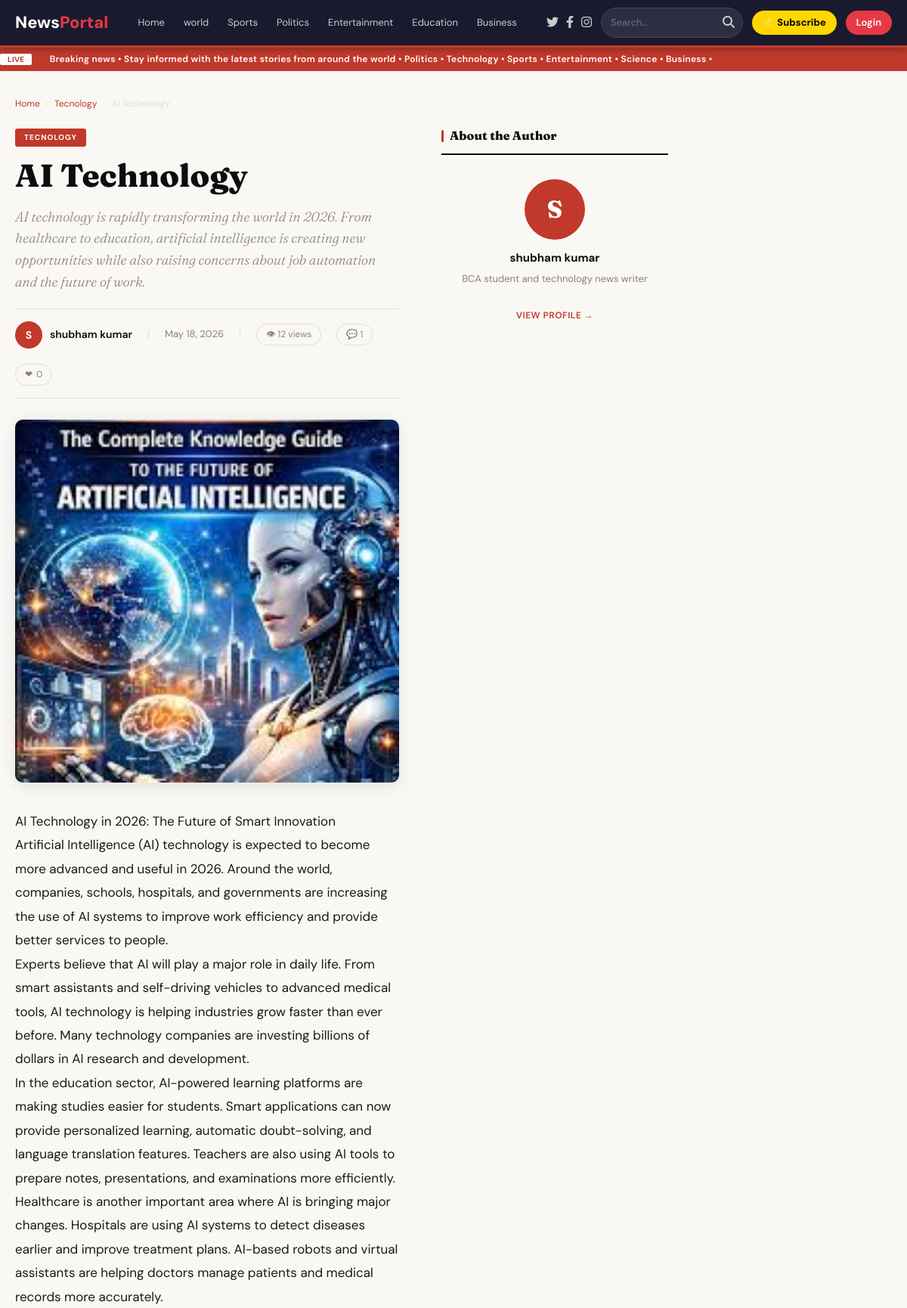
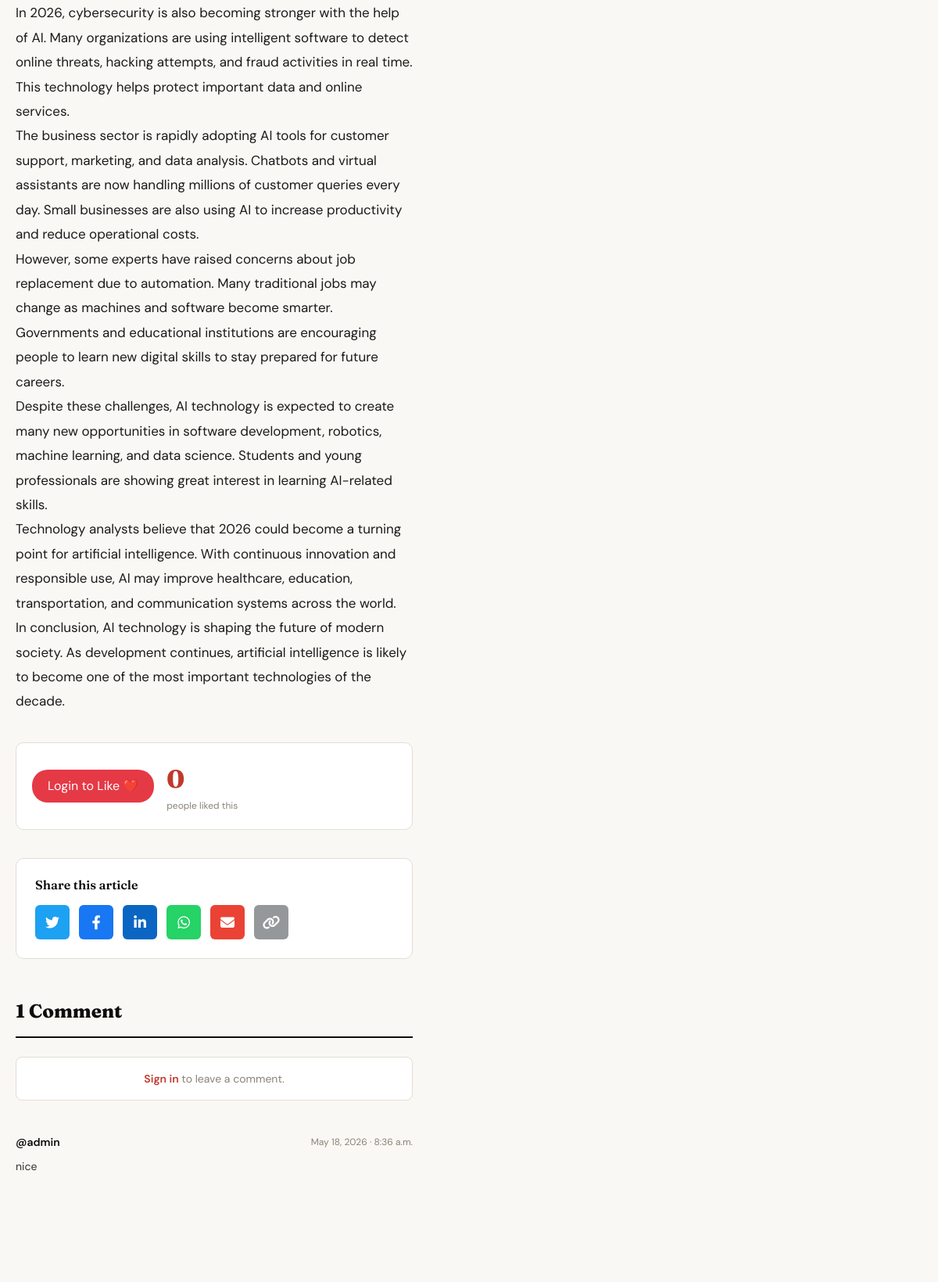
Page /article/ai-technology/ (upper part) on the committed database (2 pictures, top to bottom).
### news/models.py (models this page shows, shortened)
class Category(models.Model):
    name = models.CharField(max_length=100)
    slug = models.SlugField(unique=True)
    description = models.TextField(blank=True)
    class Meta:
        verbose_name_plural = 'Categories'

class Article(models.Model):
    STATUS_CHOICES = [
        ('draft', 'Draft'),
        ('published', 'Published'),
    ]
    title = models.CharField(max_length=200)
    slug = models.SlugField(unique=True, blank=True)
    author = models.ForeignKey(Author, on_delete=models.SET_NULL, null=True, blank=True)
    category = models.ForeignKey(Category, on_delete=models.SET_NULL, null=True, blank=True)
    content = models.TextField()
    summary = models.TextField(blank=True)
    image = models.ImageField(upload_to='articles/', null=True, blank=True)
    status = models.CharField(max_length=20, choices=STATUS_CHOICES, default='draft')
    is_published = models.BooleanField(default=False)
    is_premium = models.BooleanField(default=False)
    published_at = models.DateTimeField(null=True, blank=True)
    created_at = models.DateTimeField(auto_now_add=True)
    views = models.PositiveIntegerField(default=0)
    class Meta:
        ordering = ['-created_at']
    def save(self, *args, **kwargs):
        if not self.slug:
            self.slug = slugify(self.title)
        if self.is_published and not self.published_at:
            self.published_at = timezone.now()
            self.status = 'published'
        super().save(*args, **kwargs)

class Author(models.Model):
    user = models.OneToOneField(User, on_delete=models.CASCADE, related_name='author_profile')
    name = models.CharField(max_length=100)
    bio = models.TextField(blank=True)
    profile_picture = models.ImageField(upload_to='authors/', null=True, blank=True)

class Comment(models.Model):
    article = models.ForeignKey(Article, on_delete=models.CASCADE, related_name='comments')
    user = models.ForeignKey(User, on_delete=models.CASCADE)
    content = models.TextField()
    liked = models.BooleanField(default=False)
    created_at = models.DateTimeField(auto_now_add=True)
    class Meta:
        ordering = ['-created_at']

### news/views.py (the view)
# urls.py: path('article/<slug:slug>/', views.article_detail, name='article_detail'),
def article_detail(request, slug):
    article = get_object_or_404(Article, slug=slug, is_published=True)
    article.views += 1
    article.save()
    related = Article.objects.filter(
        category=article.category, is_published=True
    ).exclude(id=article.id)[:3]
    comments = article.comments.all()
    liked = False
    if request.user.is_authenticated:
        liked = Like.objects.filter(article=article, user=request.user).exists()
    return render(request, 'article_detail.html', {
        'article': article,
        'related': related,
        'comments': comments,
        'liked': liked,
        'like_count': article.likes.count(),
        'ad_article_top': get_ads('article_top'),
        'ad_article_bottom': get_ads('article_bottom'),
        'ad_sidebar': get_ads('sidebar'),
    })

### templates/article_detail.html (shortened to what this page needs)
{% extends 'base.html' %}
{% block content %}
<div class="breadcrumb">
  <a href="{% url 'home' %}">Home</a>
  <span>›</span>
  {% if article.category %}
    <a href="{% url 'category' article.category.slug %}">{{ article.category.name }}</a>
    <span>›</span>
  {% endif %}
  <span>{{ article.title|truncatechars:40 }}</span>
</div>
<div class="article-layout">
  <article>
    <div class="article-header">
      {% if article.category %}
        <a href="{% url 'category' article.category.slug %}" class="article-category">{{ article.category.name }}</a>
      {% endif %}
      <h1 class="article-title">{{ article.title }}</h1>
      {% if article.summary %}
        <p class="article-summary">{{ article.summary }}</p>
      {% endif %}
      <div class="article-meta">
        <div class="article-meta-author">
          {% if article.author %}
            {% if article.author.avatar %}
              <img src="{{ article.author.avatar.url }}" class="author-avatar" alt="{{ article.author.name }}" />
            {% else %}
              <div class="author-avatar" style="background:var(--accent);display:flex;align-items:center;justify-content:center;color:#fff;font-weight:700;font-size:14px;">
                {{ article.author.name|slice:":1"|upper }}
              </div>
            {% endif %}
            <div>
              <a href="{% url 'author_profile' article.author.id %}" class="author-name">{{ article.author.name }}</a>
            </div>
          {% else %}
            <div class="author-name">Staff Reporter</div>
          {% endif %}
        </div>
        <span class="meta-divider">|</span>
        <span>{{ article.published_at|date:"F d, Y" }}</span>
        <span class="meta-divider">|</span>
        <span class="stat-pill">&#128065; {{ article.views }} views</span>
        <span class="stat-pill">&#128172; {{ comments|length }}</span>
        <span class="stat-pill">&#10084; <span id="like-count-display">{{ like_count }}</span></span>
      </div>
    </div>
    {% if article.image %}
      <img src="{{ article.image.url }}" alt="{{ article.title }}" class="article-hero-img" />
    {% endif %}
    <div class="article-content">
      {{ article.content|linebreaks }}
    </div>
    <div class="like-section">
{% if user.is_authenticated %}
<button id="like-btn"
        onclick="toggleLike('{{ article.slug }}')"
        style="background:{% if liked %}#e63946{% else %}#fff{% endif %};
               color:{% if liked %}#fff{% else %}#e63946{% endif %};
               border:2px solid #e63946;
               padding:8px 20px;
               border-radius:20px;
               cursor:pointer;
               font-weight:600;">
  ❤️ <span id="like-count">{{ like_count }}</span> Likes
</button>
{% else %}
<a href="{% url 'login' %}"
   style="background:#e63946; color:#fff; padding:8px 20px;
          border-radius:20px; text-decoration:none;">
  Login to Like ❤️
</a>
{% endif %}
      <div>
        <div class="like-count" id="likeCountBig">{{ like_count }}</div>
        <div class="like-label">people liked this</div>
      </div>
    </div>
    <div style="margin: 36px 0; padding: 24px; background: var(--card-bg); border: 1px solid var(--border); border-radius: 10px;">
      <h3 style="font-family: var(--serif); font-size: 16px; font-weight: 600; margin-bottom: 16px; color: var(--ink);">
        Share this article
      </h3>
      <div style="display: flex; gap: 12px; flex-wrap: wrap;">
        <a href="https://twitter.com/intent/tweet?text={{ article.title|urlencode }}&url={{ request.build_absolute_uri }}&via=newportal"
           target="_blank" rel="noopener noreferrer"
           style="display: inline-flex; align-items: center; justify-content: center; width: 44px; height: 44px; background: #1DA1F2; color: white; border-radius: 6px; transition: all 0.3s; text-decoration: none; font-size: 18px;"
           title="Share on Twitter">
          <i class="fab fa-twitter"></i>
        </a>
        <a href="https://www.facebook.com/sharer/sharer.php?u={{ request.build_absolute_uri }}"
           target="_blank" rel="noopener noreferrer"
           style="display: inline-flex; align-items: center; justify-content: center; width: 44px; height: 44px; background: #1877F2; color: white; border-radius: 6px; transition: all 0.3s; text-decoration: none; font-size: 18px;"
           title="Share on Facebook">
          <i class="fab fa-facebook-f"></i>
        </a>
        <a href="https://www.linkedin.com/sharing/share-offsite/?url={{ request.build_absolute_uri }}"
           target="_blank" rel="noopener noreferrer"
           style="display: inline-flex; align-items: center; justify-content: center; width: 44px; height: 44px; background: #0A66C2; color: white; border-radius: 6px; transition: all 0.3s; text-decoration: none; font-size: 18px;"
           title="Share on LinkedIn">
          <i class="fab fa-linkedin-in"></i>
        </a>
        <a href="https://wa.me/?text={{ article.title|urlencode }}%20{{ request.build_absolute_uri }}"
           target="_blank" rel="noopener noreferrer"
           style="display: inline-flex; align-items: center; justify-content: center; width: 44px; height: 44px; background: #25D366; color: white; border-radius: 6px; transition: all 0.3s; text-decoration: none; font-size: 18px;"
           title="Share on WhatsApp">
          <i class="fab fa-whatsapp"></i>
        </a>
        <a href="mailto:?subject={{ article.title|urlencode }}&body={{ article.summary|urlencode }}%20{{ request.build_absolute_uri }}"
           style="display: inline-flex; align-items: center; justify-content: center; width: 44px; height: 44px; background: #EA4335; color: white; border-radius: 6px; transition: all 0.3s; text-decoration: none; font-size: 18px;"
           title="Share via Email">
          <i class="fas fa-envelope"></i>
        </a>
        <button onclick="copyToClipboard('{{ request.build_absolute_uri }}')"
                style="display: inline-flex; align-items: center; justify-content: center; width: 44px; height: 44px; background: #95989A; color: white; border-radius: 6px; border: none; cursor: pointer; transition: all 0.3s; font-size: 18px;"
                title="Copy link">
          <i class="fas fa-link"></i>
        </button>
      </div>
    </div>
    <section class="comments-section">
      <div class="comments-title">{{ comments|length }} Comment{{ comments|length|pluralize }}</div>
      {% if user.is_authenticated %}
        <form class="comment-form" method="post" action="{% url 'add_comment' article.slug %}">
          {% csrf_token %}
          <textarea name="content" placeholder="Share your thoughts on this article..."></textarea>
          <button class="btn-comment" type="submit">Post Comment</button>
        </form>
      {% else %}
        <div class="login-to-comment">
          <a href="{% url 'login' %}">Sign in</a> to leave a comment.
        </div>
      {% endif %}
      <div class="comment-list">
        {% for comment in comments %}
          <div class="comment-item">
            <div class="comment-header">
              <span class="comment-author">@{{ comment.user.username }}</span>
              <span class="comment-date">{{ comment.created_at|date:"M d, Y · g:i a" }}</span>
            </div>
            <div class="comment-content">{{ comment.content }}</div>
          </div>
        {% empty %}
          <p style="color:var(--muted);font-size:14px;text-align:center;padding:24px 0">Be the first to comment!</p>
        {% endfor %}
      </div>
    </section>
  </article>
  <aside class="detail-sidebar">
    <div class="sidebar-widget">
      <div class="sidebar-widget-title">About the Author</div>
      {% if article.author %}
        <div style="text-align:center;padding:16px">
          {% if article.author.avatar %}
            <img src="{{ article.author.avatar.url }}" style="width:80px;height:80px;border-radius:50%;object-fit:cover;margin:0 auto 12px;" />
          {% else %}
            <div style="width:80px;height:80px;border-radius:50%;background:var(--accent);display:flex;align-items:center;justify-content:center;color:#fff;font-family:var(--serif);font-size:32px;font-weight:800;margin:0 auto 12px;">{{ article.author.name|slice:":1"|upper }}</div>
          {% endif %}
          <div style="font-weight:700;font-size:15px;margin-bottom:6px">{{ article.author.name }}</div>
          {% if article.author.bio %}
            <p style="font-size:13px;color:var(--muted);line-height:1.6">{{ article.author.bio|truncatewords:30 }}</p>
          {% endif %}
          <a href="{% url 'author_profile' article.author.id %}" style="display:inline-block;margin-top:12px;font-size:12px;font-weight:600;color:var(--accent);text-transform:uppercase;letter-spacing:0.5px">View Profile →</a>
        </div>
      {% else %}
        <p style="font-size:13px;color:var(--muted)">NewsPortal Staff</p>
      {% endif %}
    </div>
  </aside>
</div>
{% endblock %}

### templates/base.html (shortened to what this page needs)
<!DOCTYPE html>
<html lang="en">
<head>
  <link rel="stylesheet" href="https://cdnjs.cloudflare.com/ajax/libs/font-awesome/6.4.0/css/all.min.css">
  <link href="https://cdn.jsdelivr.net/npm/bootstrap@5.3.0/dist/css/bootstrap.min.css" rel="stylesheet">
</head>
<body>
<nav style="background:#1a1a2e; padding:0; position:sticky; top:0; z-index:1000; box-shadow:0 2px 10px rgba(0,0,0,0.3);">
  <div style="max-width:1400px; margin:0 auto; display:flex; align-items:center; justify-content:space-between; padding:0 20px; height:60px;">
    <a href="{% url 'home' %}" style="color:white; text-decoration:none; font-size:22px; font-weight:800; flex-shrink:0;">
      News<span style="color:#e63946;">Portal</span>
    </a>
    <div class="desktop-nav-links" style="display:flex; gap:5px; align-items:center; flex-wrap:nowrap; overflow-x:auto; margin: 0 15px;">
      <a href="{% url 'home' %}" style="color:#ccc; text-decoration:none; padding:5px 10px; font-size:13px; white-space:nowrap;">
        Home
      </a>
      {% for cat in categories|slice:":6" %}
      <a href="{% url 'category_articles' cat.slug %}"
         style="color:#ccc; text-decoration:none; padding:5px 10px; font-size:13px; white-space:nowrap;">
        {{ cat.name }}
      </a>
      {% endfor %}
    </div>
    <div style="display:flex; align-items:center; gap:12px; flex-shrink:0;">
      <div class="desktop-nav-links" style="display:flex; align-items:center; gap:10px;">
        <a href="https://twitter.com/newportal" target="_blank" rel="noopener noreferrer" title="Follow on Twitter" style="color:#ccc; font-size:16px; transition: color 0.3s;">
          <i class="fab fa-twitter"></i>
        </a>
        <a href="https://facebook.com/newportal" target="_blank" rel="noopener noreferrer" title="Like on Facebook" style="color:#ccc; font-size:16px; transition: color 0.3s;">
          <i class="fab fa-facebook-f"></i>
        </a>
        <a href="https://instagram.com/newportal" target="_blank" rel="noopener noreferrer" title="Follow on Instagram" style="color:#ccc; font-size:16px; transition: color 0.3s;">
          <i class="fab fa-instagram"></i>
        </a>
      </div>
      <form method="GET" action="{% url 'search' %}" class="desktop-search" style="display:flex; align-items:center; margin:0;">
        <div style="display:flex; background:#2d2d44; border-radius:20px; overflow:hidden; border:1px solid #444;">
          <input type="text" name="query"
                 placeholder="Search..."
                 value="{{ request.GET.query|default:'' }}"
                 style="background:transparent; border:none; outline:none; color:white; padding:6px 12px; width:150px; font-size:13px;">
          <button type="submit"
                  style="background:none; border:none; color:#ccc; padding:6px 10px; cursor:pointer;">
            <i class="fa-solid fa-magnifying-glass"></i>
          </button>
        </div>
      </form>
      <a href="{% url 'subscription_plans' %}"
         style="background:#FFD700; color:#000; text-decoration:none; padding:6px 14px; border-radius:20px; font-size:13px; font-weight:700; white-space:nowrap;">
        ⭐ Subscribe
      </a>
      <div class="desktop-nav-links" style="display:flex; align-items:center; gap:8px;">
        {% if user.is_authenticated %}
          {% if user.is_staff %}
          <a href="{% url 'admin_dashboard' %}"
             style="color:#ccc; text-decoration:none; padding:6px 10px; font-size:13px; white-space:nowrap;">
            Dashboard
          </a>
          {% endif %}
          <a href="{% url 'logout' %}"
             style="background:#e63946; color:white; text-decoration:none; padding:6px 14px; border-radius:20px; font-size:13px; font-weight:600; white-space:nowrap;">
            Logout
          </a>
        {% else %}
          <a href="{% url 'login' %}"
             style="background:#e63946; color:white; text-decoration:none; padding:6px 14px; border-radius:20px; font-size:13px; font-weight:600; white-space:nowrap;">
            Login
          </a>
        {% endif %}
      </div>
    </div>
  </div>
</nav>
<div class="ticker">
  <div class="ticker-inner">
    <span class="ticker-label">LIVE</span>
    Breaking news &bull; Stay informed with the latest stories from around the world &bull; Politics &bull; Technology &bull; Sports &bull; Entertainment &bull; Science &bull; Business &bull;
  </div>
</div>
<main class="site-main">
  <div class="container-fluid p-0">
    <div class="row g-4">
      <div class="col-lg-9 col-12">
        {% block content %}{% endblock %}
      </div>
    </div>
  </div>
</main>

### rows in the picture
Category: name "world"
Category: name "Sports"
Category: name "Politics"
Category: name "Entertainment"
Category: name "Education"
Category: name "Business"
Article: category.name "Tecnology", title "AI Technology", category.name "TECNOLOGY", summary "AI technology is rapidly transforming the world in 2026. From healthcare to education, artificial intelligence is creating new opportunities while also raising concerns about job automation and the future of work.", author.name "S", author.name "shubham kumar", published_at "May 18, 2026", views "12", image (picture), content "AI Technology in 2026: The Future of Smart Innovation Artificial Intelligence (AI) technology is expected to become more advanced and useful in 2026. Around the world, companies, schools, hospitals, and governments are increasing the use of AI systems to improve work efficiency and provide better services to people. Experts believe that AI will play a major role in daily life. From smart assistants and self-driving vehicles to advanced medical tools, AI technology is helping industries grow faster than ever before. Many technology companies are investing billions of dollars in AI research and development. In the education sector, AI-powered learning platforms are making studies easier for…", author.bio "BCA student and technology news writer"
Comment: user.username "admin", created_at "May 18, 2026 · 8:36 a.m.", content "nice"

### other values in the picture
{{ comments|length }} "1"
{{ like_count }} "0"
